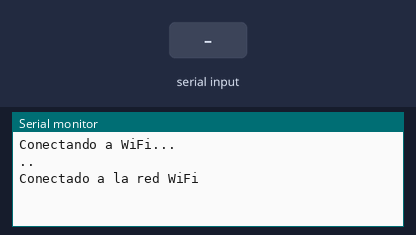
A sketch run on a simulated ESP8266 (NodeMCU). Shown: the last lines printed to the serial monitor. The test bench sets the inputs (shaded band). WiFi joins after 1.5 s; servers stay silent unless stated; uploads are accepted with an empty reply.

Above: at 4.2 s.
4.3 s: "1\n" received over the second serial link
At 6.9 s:
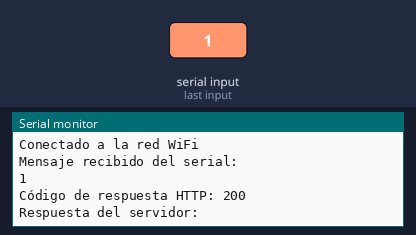
8.1 s: "0\n" received over the second serial link
At 9.36 s:
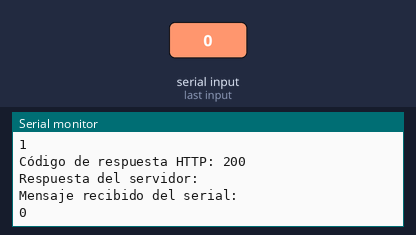
11.9 s: "2\n" received over the second serial link
At 13.0 s:
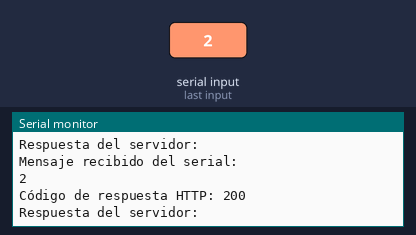

Measured:
- after the input at 4.3 s, the serial monitor: prints a new line after 1.7 s (image 1)
- after the input at 8.1 s, the serial monitor: prints a new line after 1.1 s (image 2)
- after the input at 11.9 s, the serial monitor: prints a new line after 0.50 s (image 3)

The sketch:

PruebaEnviosSerialESP3266.ino
```cpp
/*#include <SoftwareSerial.h>

SoftwareSerial espSerial(D6, D5);  // D6 = RX, D5 = TX

void setup() {
  Serial.begin(9600);      // Para el Monitor Serial
  espSerial.begin(9600);   // Comunicación con el Arduino Mega
}

void loop() {
  if (espSerial.available()) {
    String mensaje = espSerial.readStringUntil('\n');  // Leer datos del Arduino
    Serial.println("Mensaje recibido: " + mensaje);   // Mostrar en Monitor Serial
  }
}*/


#include <ESP8266WiFi.h>
#include <ESP8266HTTPClient.h>
#include <SoftwareSerial.h>

SoftwareSerial espSerial(D6, D5);  // D6 = RX, D5 = TX

const char* ssid = "Galaxy A21s03A5";         // Reemplaza con el nombre de tu red WiFi
const char* password = "Doju1975@$1234"; // Reemplaza con la contraseña de tu red WiFi
const char* serverName = "http://192.168.226.196:3002/agregar"; // Reemplaza "192.168.x.x" con la IP de tu servidor

WiFiClient client;  // Crea el objeto WiFiClient

void setup() {
  Serial.begin(9600); // Inicializa la comunicación serial para depuración
  espSerial.begin(9600);   // Comunicación con el Arduino Mega
  delay(1000);

  // Conexión a la red WiFi
  Serial.println("Conectando a WiFi...");
  WiFi.begin(ssid, password);

  // Espera hasta que el ESP8266 se conecte al WiFi
  while (WiFi.status() != WL_CONNECTED) {
    delay(1000);
    Serial.print(".");
  }
  Serial.println("\nConectado a la red WiFi");
}

void loop() {
  // Lee el mensaje desde el puerto serial
  if (espSerial.available()) {
    String mensaje = espSerial.readStringUntil('\n'); // Lee el mensaje completo hasta el salto de línea
    Serial.println("Mensaje recibido del serial:");
    Serial.println(mensaje); // Verifica el mensaje que estás enviando

    if (WiFi.status() == WL_CONNECTED) { // Verifica que esté conectado al WiFi
      HTTPClient http; // Crea un objeto HTTPClient

      // Inicia la conexión HTTP con el WiFiClient y la URL
      http.begin(client, serverName);

      // Especifica el tipo de contenido que se va a enviar (application/json en lugar de x-www-form-urlencoded)
      http.addHeader("Content-Type", "application/json");

      // Envía la solicitud POST con el string recibido
      int httpResponseCode = http.POST(mensaje);

      // Verifica la respuesta del servidor
      if (httpResponseCode > 0) {
        String response = http.getString(); // Lee la respuesta del servidor
        Serial.println("Código de respuesta HTTP: " + String(httpResponseCode));
        Serial.println("Respuesta del servidor: " + response);
      } else {
        Serial.println("Error en la solicitud POST");
        Serial.println("Código de error: " + String(httpResponseCode));
      }

      // Finaliza la conexión
      http.end();
    } else {
      Serial.println("Error: No conectado al WiFi");
    }
  }

  delay(3000); // Espera 3 segundos antes de la siguiente iteración
}
```
